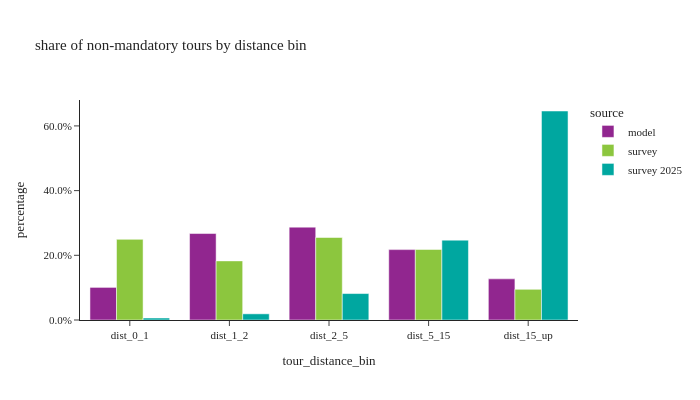

Here is the notebook cell this chart was saved with:
### Code cell
util.plot_share_barchart(non_m_tour_data, 'tour_weight', 'tour_distance_bin', title="share of non-mandatory tours by distance bin")

### Figure 1 — Plotly figure (JSON) as saved in the notebook; plotly's stock layout.template omitted (floating-point values rounded to 4 significant figures)
{"data": [{"alignmentgroup": "True", "customdata": [[285662], [757716], [813743], [616665], [360483]], "hovertemplate": "source=model<br>tour_distance_bin=%{x}<br>percentage=%{y}<br>sample_size=%{customdata[0]}<extra></extra>", "legendgroup": "model", "marker": {"color": "#91268F", "pattern": {"shape": ""}}, "name": "model", "offsetgroup": "model", "orientation": "v", "showlegend": true, "textposition": "auto", "type": "bar", "x": ["dist_0_1", "dist_1_2", "dist_2_5", "dist_5_15", "dist_15_up"], "xaxis": "x", "y": [0.1008, 0.2673, 0.2871, 0.2176, 0.1272], "yaxis": "y"}, {"alignmentgroup": "True", "customdata": [[1812], [1160], [1564], [1433], [605]], "hovertemplate": "source=survey<br>tour_distance_bin=%{x}<br>percentage=%{y}<br>sample_size=%{customdata[0]}<extra></extra>", "legendgroup": "survey", "marker": {"color": "#8CC63E", "pattern": {"shape": ""}}, "name": "survey", "offsetgroup": "survey", "orientation": "v", "showlegend": true, "textposition": "auto", "type": "bar", "x": ["dist_0_1", "dist_1_2", "dist_2_5", "dist_5_15", "dist_15_up"], "xaxis": "x", "y": [0.2493, 0.1827, 0.255, 0.218, 0.09492], "yaxis": "y"}, {"alignmentgroup": "True", "customdata": [[4], [8], [24], [111], [195]], "hovertemplate": "source=survey 2025<br>tour_distance_bin=%{x}<br>percentage=%{y}<br>sample_size=%{customdata[0]}<extra></extra>", "legendgroup": "survey 2025", "marker": {"color": "#00A7A0", "pattern": {"shape": ""}}, "name": "survey 2025", "offsetgroup": "survey 2025", "orientation": "v", "showlegend": true, "textposition": "auto", "type": "bar", "x": ["dist_0_1", "dist_1_2", "dist_2_5", "dist_5_15", "dist_15_up"], "xaxis": "x", "y": [0.006117, 0.01907, 0.08178, 0.2469, 0.6461], "yaxis": "y"}], "layout": {"barmode": "group", "height": 400, "legend": {"title": {"text": "source"}, "tracegroupgap": 0}, "title": {"text": "share of non-mandatory tours by distance bin"}, "width": 700, "xaxis": {"anchor": "y", "domain": [0.0, 1.0], "title": {"text": "tour_distance_bin"}}, "yaxis": {"anchor": "x", "domain": [0.0, 1.0], "tickformat": ".1%", "title": {"text": "percentage"}}}}
